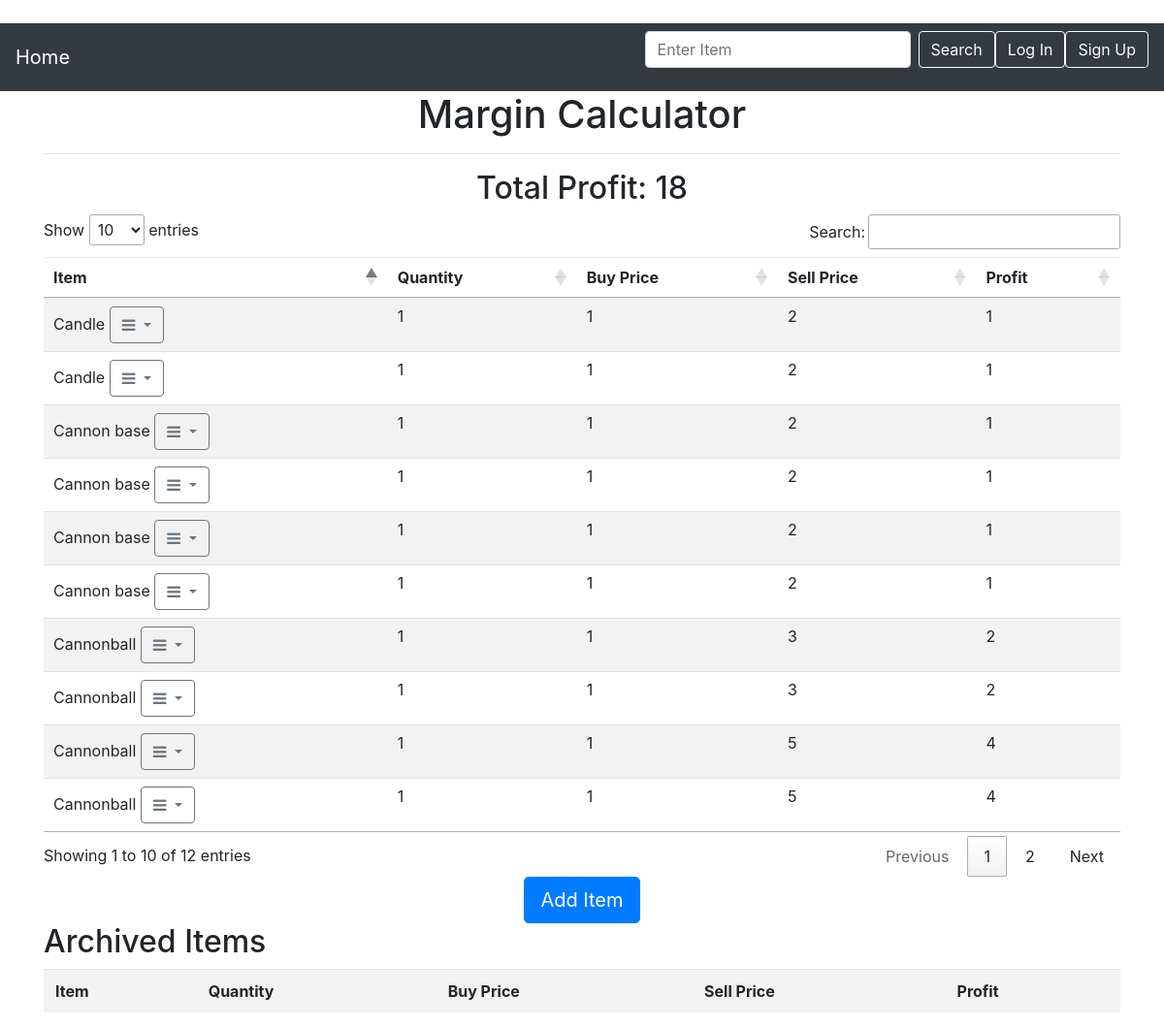
The page / on the database its author committed.
### app.py (models this page shows)
class Todo(db.Model):
    id = db.Column(db.Integer, primary_key=True)
    text = db.Column(db.String(200))
    complete = db.Column(db.Boolean)
    quantity = db.Column(db.Integer)
    buy = db.Column(db.Integer)
    sell = db.Column(db.Integer)

### app.py (the view)
@app.route('/')
def index():
    incomplete = Todo.query.filter_by(complete=False).all()
    complete = Todo.query.filter_by(complete=True).all()
    return render_template('index.html', incomplete=incomplete, complete=complete)

### templates/index.html (shortened to what this page needs)
﻿<!DOCTYPE html>
<html lang="en">
<head>
	<link rel="stylesheet" href="https://cdnjs.cloudflare.com/ajax/libs/font-awesome/4.7.0/css/font-awesome.min.css">
	<link rel="stylesheet" type="text/css" href="{{ url_for('static',filename='styles/main.css') }}">
	<link rel="stylesheet" href="https://stackpath.bootstrapcdn.com/bootstrap/4.1.1/css/bootstrap.min.css"
>
	<link rel="stylesheet" type="text/css" href="https://cdn.datatables.net/1.10.21/css/jquery.dataTables.css">
</head>
<body onload="sumProfit()">
	<nav class="navbar navbar-dark bg-dark">
		<a class="navbar-brand" href="{{ url_for('index') }}">Home</a>
		<form class="form-inline" action="{{ url_for('search') }}" method="POST">
			<input class="form-control mr-sm-2" type="text" name="search" placeholder="Enter Item" aria-label="Search" aria-describedby="basic-addon1">
			<button class="btn btn-outline-light my-2 my-sm-0" type="submit">Search</button>
			<button class="btn btn-outline-light my-2 my-sm-0" type="submit">Log In</button>
			<button class="btn btn-outline-light my-2 my-sm-0" type="submit">Sign Up</button>
		</form>
	</nav>
	<div class="container">
		<h1 class="text-center">Margin Calculator</h1>
		<hr />
		<div>
			<h2 class="text-center">
				Total Profit: <span id="profit"></span>
			</h2>
		</div>
		<div>
			<ul class="list-group">
				<table class="table table-striped" id="data-table">
					<thead>
						<tr>
							<th>
								Item
							</th>
							<th>
								Quantity
							</th>
							<th>
								Buy Price
							</th>
							<th>
								Sell Price
							</th>
							<th>
								Profit
							</th>
						</tr>
					</thead>
					<tbody>
						{% for todo in incomplete %}
						<tr>
							<td>
								<span class="dropdown">
									{{ todo.text }}
									<button class="btn btn-small btn btn-outline-secondary dropdown-toggle" type="button" data-toggle="dropdown">
										<i class="fa fa-bars more-btn" aria-hidden="true"></i>
									</button>
								</span>
							</td>
							<td>{{ todo.quantity }}</td>
							<td>{{ todo.buy }}</td>
							<td>{{ todo.sell}}</td>
							<td class="profit"> {{ (todo.sell - todo.buy) * todo.quantity }}</td>
						</tr>
						{% endfor %}
					</tbody>
				</table>
			</ul>
		</div>
		<div class="text-center">
			<button type="button" class="btn btn-primary btn-lg" id="add-item" onclick="showAddItem()">Add Item</button>
		</div>
		<h2>Archived Items</h2>
		<ul class="list-group">
			<table class="table table-striped">
				<tr>
					<th>Item</th>
					<th>Quantity</th>
					<th>Buy Price</th>
					<th>Sell Price</th>
					<th>Profit</th>
				</tr>
			</table>
		</ul>
	</div>
</body>
</html>

### static/styles/main.css (style rules this page uses)
.more-btn { cursor: pointer; }

### rows shown on the page
Todo: text "Cannon base", quantity "1", buy "1", sell "2", (todo.sell-todo.buy)*todo.quantity "1"
Todo: text "Cannon base", quantity "1", buy "1", sell "2", (todo.sell-todo.buy)*todo.quantity "1"
Todo: text "Candle", quantity "1", buy "1", sell "2", (todo.sell-todo.buy)*todo.quantity "1"
Todo: text "Candle", quantity "1", buy "1", sell "2", (todo.sell-todo.buy)*todo.quantity "1"
Todo: text "Cannon base", quantity "1", buy "1", sell "2", (todo.sell-todo.buy)*todo.quantity "1"
Todo: text "Cannon base", quantity "1", buy "1", sell "2", (todo.sell-todo.buy)*todo.quantity "1"
Todo: text "Cannonball", quantity "1", buy "1", sell "3", (todo.sell-todo.buy)*todo.quantity "2"
Todo: text "Cannonball", quantity "1", buy "1", sell "3", (todo.sell-todo.buy)*todo.quantity "2"
Todo: text "Cannonball", quantity "1", buy "1", sell "5", (todo.sell-todo.buy)*todo.quantity "4"
Todo: text "Cannonball", quantity "1", buy "1", sell "5", (todo.sell-todo.buy)*todo.quantity "4"
